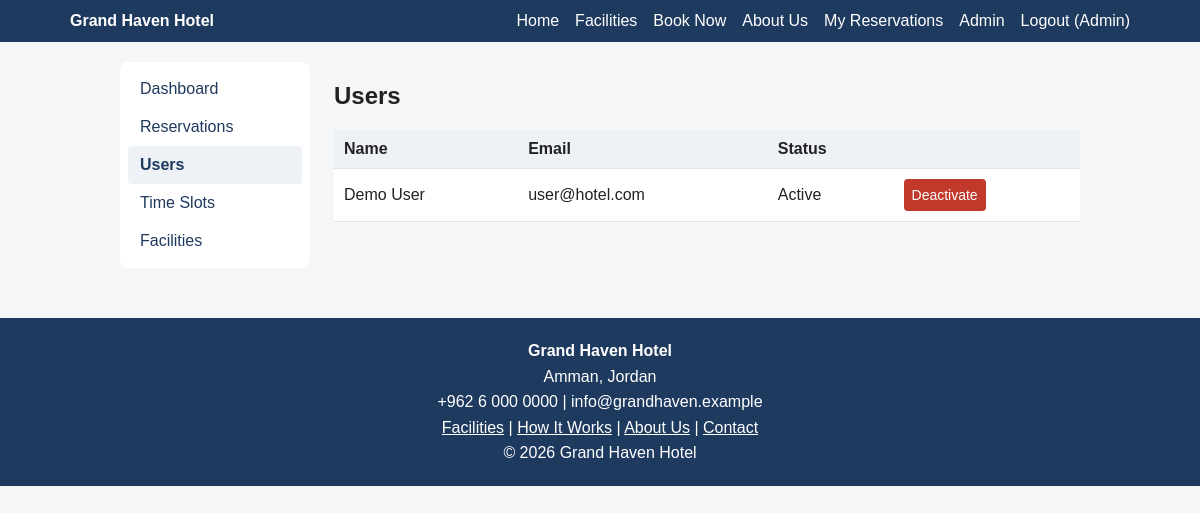
The page /admin/users.php (signed in) on the database its author committed.
### tables this page shows
CREATE TABLE users (
    id INT AUTO_INCREMENT PRIMARY KEY,
    name VARCHAR(100) NOT NULL,
    email VARCHAR(150) NOT NULL UNIQUE,
    password VARCHAR(255) NOT NULL,
    role ENUM('user','admin') NOT NULL DEFAULT 'user',
    is_active TINYINT(1) NOT NULL DEFAULT 1
);

### includes/helpers.php (called while the page is built, shortened)
<?php
function e($value): string
{
    return htmlspecialchars((string) $value, ENT_QUOTES, 'UTF-8');
}
function url(string $path = ''): string
{
    return BASE . '/' . ltrim($path, '/');
}
function asset(string $path): string
{
    return BASE . '/assets/' . ltrim($path, '/');
}

### classes/Database.php (called while the page is built)
<?php
class Database
{
    private static ?PDO $pdo = null;
    public static function pdo(): PDO
    {
        if (self::$pdo === null) {
            self::$pdo = new PDO(
                'mysql:host=' . DB_HOST . ';dbname=' . DB_NAME . ';charset=utf8mb4',
                DB_USER,
                DB_PASS,
                [
                    PDO::ATTR_ERRMODE            => PDO::ERRMODE_EXCEPTION,
                    PDO::ATTR_DEFAULT_FETCH_MODE => PDO::FETCH_ASSOC,
                ]
            );
        }
        return self::$pdo;
    }
}

### classes/Auth.php (called while the page is built, shortened)
<?php
class Auth extends Model
{
    private static $user = false;
    public function user(): ?array
    {
        if (self::$user === false) {
            self::$user = null;
            if (!empty($_SESSION['user_id'])) {
                $stmt = $this->db->prepare('SELECT * FROM users WHERE id = ? AND is_active = 1');
                $stmt->execute([$_SESSION['user_id']]);
                self::$user = $stmt->fetch() ?: null;
            }
        }
        return self::$user;
    }
    public function requireLogin(): void
    {
        if (!$this->user()) {
            flash('Please log in first.', 'error');
            redirect(url('pages/login.php'));
        }
    }
    public function requireAdmin(): void
    {
        $this->requireLogin();
    }
}

### classes/Model.php (called while the page is built, shortened)
<?php
abstract class Model
{
    public function __construct()
    {
        $this->db = Database::pdo();
    }
}

### includes/autoload.php (called while the page is built, shortened)
<?php
spl_autoload_register(function ($class) {
    $file = ROOT . '/classes/' . $class . '.php';
});

### classes/User.php (called while the page is built, shortened)
<?php
class User extends Model
{
    public function allCustomers(): array
    {
        return $this->db->query("SELECT * FROM users WHERE role = 'user' ORDER BY id DESC")->fetchAll();
    }
}

### admin/users.php (the view, shortened to what this page needs)
<?php
(new Auth())->requireAdmin();
$users = new User();
$list = $users->allCustomers();
include ROOT . '/includes/header.php';
include ROOT . '/includes/admin_nav.php';
?>
<h1>Users</h1>
<div class="table-wrap">
<table>
    <tr><th>Name</th><th>Email</th><th>Status</th><th></th></tr>
    <?php foreach ($list as $u): ?>
    <tr>
        <td><?= e($u['name']) ?></td>
        <td><?= e($u['email']) ?></td>
        <td><?= $u['is_active'] ? 'Active' : 'Deactivated' ?></td>
        <td>
            <form method="post">
                <button class="<?= $u['is_active'] ? 'danger' : '' ?>"><?= $u['is_active'] ? 'Deactivate' : 'Activate' ?></button>
            </form>
        </td>
    </tr>
    <?php endforeach; ?>
</table>
</div>
<?php include ROOT . '/includes/admin_end.php';
include ROOT . '/includes/footer.php'; ?>

### includes/header.php (shortened to what this page needs)
<?php $currentUser = (new Auth())->user(); ?>
<!DOCTYPE html>
<html lang="en">
<head>
    <link rel="stylesheet" href="<?= asset('css/style.css') ?>">
</head>
<body>
<header>
    <nav class="main-nav">
        <a class="brand" href="<?= url('index.php') ?>"><?= e(HOTEL_NAME) ?></a>
        <a href="<?= url('index.php') ?>">Home</a>
        <a href="<?= url('pages/facilities.php') ?>">Facilities</a>
        <a href="<?= url('pages/availability.php') ?>">Book Now</a>
        <a href="<?= url('pages/about.php') ?>">About Us</a>
        <?php if ($currentUser): ?>
            <a href="<?= url('pages/my_reservations.php') ?>">My Reservations</a>
            <?php if ($currentUser['role'] === 'admin'): ?>
                <a href="<?= url('admin/index.php') ?>">Admin</a>
            <?php endif; ?>
            <a href="<?= url('pages/logout.php') ?>">Logout (<?= e($currentUser['name']) ?>)</a>
        <?php else: ?>
            <a href="<?= url('pages/login.php') ?>">Login</a>
            <a href="<?= url('pages/register.php') ?>">Register</a>
        <?php endif; ?>
    </nav>
</header>
<main>

### assets/css/style.css (style rules this page uses)
* { box-sizing: border-box; }
body { margin: 0; font-family: Arial, sans-serif; background: #f4f6f8; color: #222; }
main { max-width: 1000px; margin: 0 auto; padding: 20px; }
nav { background: #1f3a5f; padding: 12px 20px; display: flex; flex-wrap: wrap; gap: 16px; }
nav a { color: #fff; text-decoration: none; }
nav .brand { font-weight: bold; margin-right: auto; }
input, select, button { padding: 8px; font-size: 14px; }
button { background: #1f3a5f; color: #fff; border: 0; border-radius: 4px; cursor: pointer; }
button.danger { background: #c0392b; }
.table-wrap { overflow-x: auto; }
table { width: 100%; border-collapse: collapse; background: #fff; }
th, td { padding: 10px; text-align: left; border-bottom: 1px solid #e3e3e3; vertical-align: middle; }
th { background: #eef1f5; }
header { background: #1f3a5f; }
.main-nav { max-width: 1100px; margin: 0 auto; background: none; }

### rows shown on the page
users: name "Admin"
users: name "Demo User", email "user@hotel.com", is_active "Active"

### other values the page prints
HOTEL_NAME "Grand Haven Hotel"
$label "Dashboard"
$label "Reservations"
$label "Users"
$label "Time Slots"
$label "Facilities"
HOTEL_ADDRESS "Amman, Jordan"
HOTEL_PHONE "+962 6 000 0000"
HOTEL_EMAIL "info@grandhaven.example"
